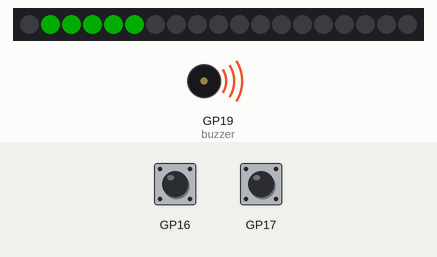
Recording of a program running on a simulated Raspberry Pi Pico running MicroPython. Shown: 19 RGB LEDs in strip order, left to right, buzzer (waves = sounding, pin HIGH). The test bench sets the inputs (shaded band); at power-on: GP16 HIGH, GP17 HIGH. Dim RGB values are drawn brighter than linear.

Above: at 2.7 s.
2.8 s: GP16 pulled LOW for 0.15 s
5.9 s: GP17 pulled LOW for 0.15 s
7.5 s: GP17 pulled LOW for 1 s
At 9.6 s:
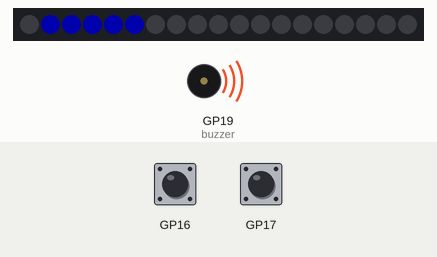
10.0 s: GP16 pulled LOW for 1 s
Timing chart, 0 to 13.0 s (numbered marks = the images above; inputs shaded):
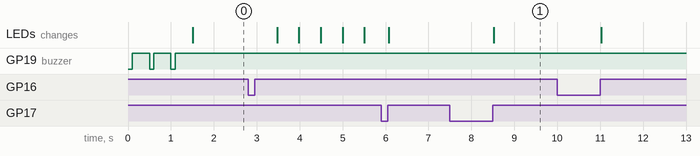

The program:

TimerPiPico.py
```python
"""
    TimerPiPico - Timer construido com um Raspberry Pi Pico
    (C) 2021, Daniel Quadros
"""

from machine import Pin
from time import sleep
from time import sleep_ms
from utime import ticks_ms, ticks_diff
import array
import rp2

# Conexões
PIN_SW1 = 16
PIN_SW2 = 17
PIN_BUZZER = 19
PIN_SENSORMOV = 20
PIN_LED = 21

# Número de LEDs nos aneis
NLEDS_EXT = 12
NLEDS_INT = 7

# Mapeia os LEDs em ordem
posLED = {
    0:1, 1:2, 2:3, 3:4, 4:5, 5:6, 6:7, 7:8, 8:9, 9:10, 10:11, 11:0, # Anel externo
    12:14, 13:15, 14:16, 15:17, 16:18, 17:13, 18:12 # Anel interno
    }

# Programa para o PIO controlar os aneis de LED
@rp2.asm_pio(sideset_init=rp2.PIO.OUT_LOW, out_shiftdir=rp2.PIO.SHIFT_LEFT,
             autopull=True, pull_thresh=24) # PIO configuration
def ws2812():
    T1 = 2
    T2 = 5
    T3 = 3
    wrap_target()
    label("bitloop")
    out(x, 1)               .side(0)    [T3 - 1]
    jmp(not_x, "do_zero")   .side(1)    [T1 - 1]
    jmp("bitloop")          .side(1)    [T2 - 1]
    label("do_zero")
    nop()                   .side(0)    [T2 - 1]
    wrap()

# Classe para controlar os LEDs
class AnelLED(object):

    sm = None
    pixel_array = None # pixel_array guarda o estado de cada LED
    nLeds = 0          # número de LEDs
    mudou = False      # indica se chamou set depois de atualiza

    # iniciacao
    def __init__(self, pino, nLeds):
        # inicia o array dos LEDs
        self.nLeds = nLeds
        self.pixel_array = array.array("I", [0 for _ in range(nLeds)])
        # inicia a máquina de estado que controla os LEDs
        self.sm = rp2.StateMachine(0, ws2812, freq=8_000_000, sideset_base=Pin(pino))
        self.sm.active(1)

    # atualiza os LEDs
    def atualiza(self,intensidade = 0.2):
        dimmer_array = array.array("I", [0 for _ in range(self.nLeds)])
        for ii,cc in enumerate(self.pixel_array):
            # acerta as cores conforme a intensidade
            r = int(((cc >> 8) & 0xFF) * intensidade)
            g = int(((cc >> 16) & 0xFF) * intensidade)
            b = int((cc & 0xFF) * intensidade)
            dimmer_array[ii] = (g<<16) + (r<<8) + b
        self.sm.put(dimmer_array, 8)
        self.mudou = False

    # muda a cor de um LED
    def set_rgb(self,iLed, cor):
        self.pixel_array[iLed] = (cor[1]<<16) + (cor[0]<<8) + cor[2] # set 24-bit color
        self.mudou = True

    # apaga todos os LEDs
    def limpa(self):
        for i in range(0, self.nLeds):
            self.pixel_array[i] = 0
        self.atualiza()

# Controle do Buzzer
class Buzzer(object):
    def __init__(self, pino):
        self.buzzer = Pin(pino, Pin.OUT)
        self.buzzer.on()
    def liga(self):
        self.buzzer.off()
    def desliga(self):
        self.buzzer.on()
    def bip(self, nbeeps=1, duracao=0.1, intervalo=0.4):
        for i in range(0, nbeeps):
            self.liga()
            sleep(duracao)
            self.desliga()
            sleep(intervalo)

# Tratamento de botão
class Botao(object):
    atual = 1
    lido = 1
    qdo = 0

    def __init__(self, pino):
        self.btn = Pin(pino, Pin.IN, Pin.PULL_UP)

    def apertado(self):
        novo = self.btn.value()
        if novo != self.lido:
            self.lido = novo
            self.qdo = ticks_ms()
        elif (novo != self.atual) and (ticks_diff(ticks_ms(), self.qdo) > 20):
            self.atual = novo
        return self.atual == 0

    def clique(self):
        if self.apertado():
            while self.apertado():
                pass
            return True
        return False

# inicia o buzzer
buzzer = Buzzer(PIN_BUZZER)
buzzer.bip(3)

# inicia botoes
btn1 = Botao(PIN_SW1)
btn2 = Botao(PIN_SW2)

# Inicia sensor movimento
sensor = Pin(PIN_SENSORMOV, Pin.IN)

# inicia o anel de LEDs
leds = AnelLED(PIN_LED, NLEDS_EXT+NLEDS_INT)
leds.limpa()

# Rotina de explosão
def explode():
    leds.limpa()
    while (True):
        if btn1.apertado() or btn2.apertado():
            while btn1.apertado() or btn2.apertado():
                pass
            break
        buzzer.liga()
        for i in range(0, NLEDS_EXT):
            leds.set_rgb(posLED[i], (255,255,255))
        leds.atualiza()
        sleep(0.1)
        for i in range(0, NLEDS_EXT):
            leds.set_rgb(posLED[i], (0,0,0))
        for i in range(NLEDS_EXT, NLEDS_EXT+NLEDS_INT-1):
            leds.set_rgb(posLED[i], (255,255,255))
        leds.atualiza()
        sleep(0.1)
        for i in range(NLEDS_EXT, NLEDS_EXT+NLEDS_INT-1):
            leds.set_rgb(posLED[i], (0,0,0))
        leds.set_rgb(posLED[NLEDS_EXT+NLEDS_INT-1], (255,255,255))
        leds.atualiza()
        sleep(0.1)
        buzzer.desliga()
        leds.set_rgb(posLED[NLEDS_EXT+NLEDS_INT-1], (0,0,0))
        leds.atualiza()
        sleep(0.5)

# mostra o tempo selecionado
def MostraTempo(tempo, cor=(0,255,0)):
    for i in range(tempo, NLEDS_EXT+NLEDS_INT-1):
        leds.set_rgb(posLED[i], (0,0,0))
    for i in range(0, tempo):
        leds.set_rgb(posLED[i], cor)
    leds.atualiza()

# Seleção do Tempo: BTN1 avança, BTN2 confirma
def SelTempo(tempo):
    MostraTempo(tempo, (0,0,255))
    while True:
        # Verifica se apertou o botão 2
        if btn2.clique():
            return tempo
        # Verifica se apertou o botão 1
        if btn1.clique():
            tempo = tempo+1
            if tempo > NLEDS_EXT:
                leds.limpa()
                tempo = 1
            leds.set_rgb(posLED[tempo-1], (0,0,255))
            leds.atualiza()

# Efetua a função de timer
def Roda(tempo):
    moveu = False
    cont1 = 0
    agora1 = ticks_ms()
    delay1 = 500
    agora2 = ticks_ms()
    delay2 = 60000
    MostraTempo(tempo)
    while True:
        # Botão 2 aborta
        if btn2.clique():
            return
        # Botão 1 pausa
        if btn1.clique():
            while not btn1.clique():
                pass
        # Teste se moveu
        if not moveu and (sensor.value() == 1):
            delay1 = 100
            delay2 = 20000
            leds.set_rgb(posLED[NLEDS_EXT+NLEDS_INT-1], (255,0,0))
            moveu = True
            print("MOVEU!")
        # Atualiza anel interno
        if ticks_diff(ticks_ms(), agora1) > delay1:
            agora1 = ticks_ms()
            leds.set_rgb(posLED[NLEDS_EXT+cont1], (0,0,0))
            if cont1 < NLEDS_INT-2:
                cont1 = cont1+1
            else:
                cont1 = 0
            leds.set_rgb(posLED[NLEDS_EXT+cont1], (255,0,0))
        # Atualiza anel externo
        if ticks_diff(ticks_ms(), agora2) > delay2:
            agora2 = ticks_ms()
            if tempo > 0:
                tempo = tempo-1
                leds.set_rgb(posLED[tempo], (0,0,0))
            if tempo == 0:
                explode()
                return
        # Atualiza os LEDs
        if leds.mudou:
            leds.atualiza()

# Inicia o tempo com o valor padrão
tempo = 5
MostraTempo(tempo)

# Eterno enquanto dure!
while True:
    if btn2.clique():
        tempo = SelTempo(tempo)
    if btn1.clique():
        Roda(tempo)
        MostraTempo(tempo)
```

Measured:
- after the input at 7.5 s, the LEDs: change after 1.0 s (image 1)
